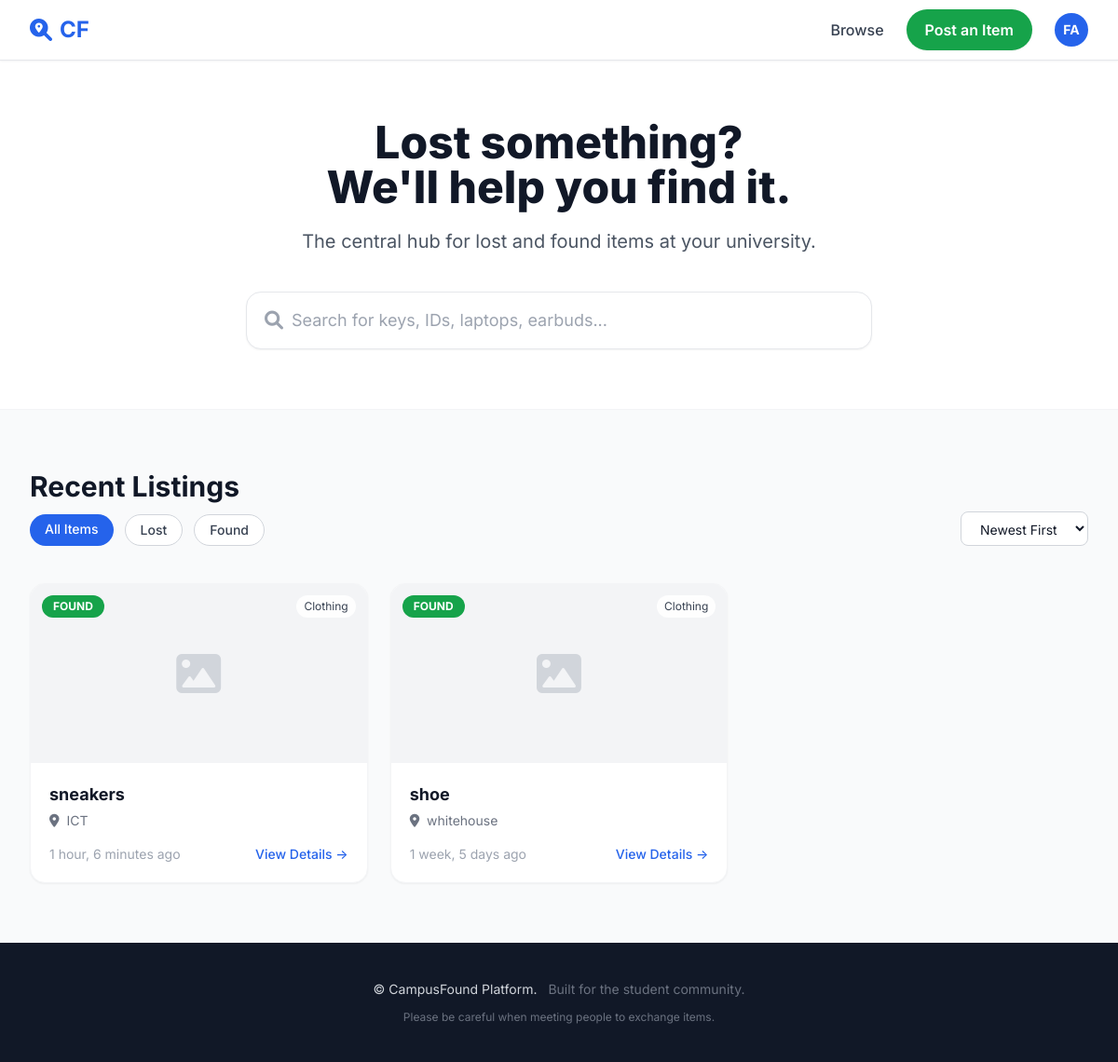
The app's page / (signed in) with its own data.
### accounts/models.py (models this page shows, shortened)
class CustomUser(AbstractUser):
    username = None  # Completely remove username field
    email = models.EmailField(
        _("email address"),
        unique=True,
        max_length=255,
        error_messages={
            "unique": _("A user with that email already exists."),
        },
    )
    full_name = models.CharField(_("full name"), max_length=150, blank=True)
    is_verified_student = models.BooleanField(_("verified student"), default=False)
    objects = CustomUserManager()
    USERNAME_FIELD = "email"
    REQUIRED_FIELDS = []  # No additional required fields
    class Meta:
        verbose_name = _("user")
        verbose_name_plural = _("users")

### items/models.py (models this page shows, shortened)
class Item(models.Model):
    TYPE_CHOICES = (
        ('found', 'Found'),
        ('lost', 'Lost'),
    )
    CATEGORY_CHOICES = (
        ('Electronics', 'Electronics'),
        ('Keys', 'Keys'),
        ('Books', 'Books'),
        ('Clothing', 'Clothing'),
        ('ID/Cards', 'ID/Cards'),
        ('Bags', 'Bags'),
        ('Other', 'Other'),
    )
    CONTACT_PREFERENCE_CHOICES = (
        ('email', 'Email'),
        ('phone', 'Phone'),
        ('chat', 'In-App Chat'),
    )
    STATUS_CHOICES = (
        ('active', 'Active'),
        ('claimed', 'Claimed'),
        ('returned', 'Returned'),
    )
    poster = models.ForeignKey(User, on_delete=models.CASCADE, related_name='items')
    item_type = models.CharField(max_length=10, choices=TYPE_CHOICES)
    title = models.CharField(max_length=200)
    category = models.CharField(
        max_length=50,
        choices=CATEGORY_CHOICES,
        blank=True,
        null=True,
        help_text="Select a category"
    )
    location = models.CharField(
        max_length=200,
        blank=True,
        help_text="Type the location (e.g. Main Library, Science Cafe...)"
    )
    photo = CloudinaryField(
        'image',
        blank=True,
        null=True,
        resource_type='image',
        folder='campusfound/items',
        help_text="Upload photo of the item"
    )
    description = models.TextField(blank=True)
    created_at = models.DateTimeField(auto_now_add=True)
    date_lost = models.DateField(
        blank=True,
        null=True,
        help_text="When did you lose this item?"
    )
    reward_offered = models.CharField(
        max_length=200,
        blank=True,
        help_text="Optional: e.g. '$20 reward' or 'Coffee on me!'"
    )
    contact_preference = models.CharField(
        max_length=20,
        choices=CONTACT_PREFERENCE_CHOICES,
        default='chat',
        blank=True
    )
    verification_question = models.TextField(
        blank=True,
        help_text="Ask a question only the owner would know"
    )
    contact_info = models.CharField(
        max_length=200,
        blank=True,
        help_text="Optional: your email or WhatsApp number (e.g. whatsapp:+2348012345678)"
    )
    status = models.CharField(
        max_length=20,
        choices=STATUS_CHOICES,
        default='active'
    )
    claimed_by = models.ForeignKey(
        User,
        on_delete=models.SET_NULL,
        null=True,
        blank=True,
        related_name='claimed_items',
        help_text="User who claimed this item"
    )
    class Meta:
        ordering = ['-created_at']

### items/views.py (the view, shortened to what this page needs)
# urls.py: path('', views.home, name='home'),
def home(request):
    item_type = request.GET.get('type', 'all')
    search_query = request.GET.get('q', '')
    sort_by = request.GET.get('sort', 'newest')
    items = Item.objects.all()
    if item_type in ['lost', 'found']:
        items = items.filter(item_type=item_type)
    if sort_by == 'oldest':
        items = items.order_by('created_at')
    else:
        items = items.order_by('-created_at')
    return render(request, 'home.html', {
        'title': 'CampusFound | Lost & Found for Students',
        'items': items,
        'current_filter': item_type,
        'search_query': search_query,
        'current_sort': sort_by,
    })

### chats/context_processors.py (called while the page is built)
def unread_messages(request):
    if request.user.is_authenticated:
        conversations = Conversation.objects.filter(
            Q(sender=request.user) | Q(receiver=request.user)
        )
        unread_count = Message.objects.filter(
            conversation__in=conversations,
            is_read=False
        ).exclude(sender=request.user).count()
        return {'unread_messages_count': unread_count}
    return {'unread_messages_count': 0}

### templates/home.html (shortened to what this page needs)
{% extends 'base.html' %}
{% block content %}
    <header class="bg-white py-16 border-b border-gray-100">
        <div class="max-w-7xl mx-auto px-4 sm:px-6 lg:px-8 text-center">
            <h1 class="text-4xl sm:text-5xl font-extrabold text-gray-900 leading-tight">
                Lost something?<br>We'll help you find it.
            </h1>
            <p class="mt-5 text-xl text-gray-600 max-w-3xl mx-auto">
                The central hub for lost and found items at your university.
            </p>
            <form method="get" action="{% url 'items:home' %}" class="mt-10 max-w-2xl mx-auto relative">
                <input type="text"
                       name="q"
                       value="{{ search_query }}"
                       placeholder="Search for keys, IDs, laptops, earbuds..."
                       class="w-full pl-12 pr-5 py-4 rounded-2xl border border-gray-200 focus:ring-2 focus:ring-blue-500 focus:border-blue-500 outline-none shadow-sm text-lg">
                <i class="fa-solid fa-search absolute left-5 top-1/2 -translate-y-1/2 text-gray-400 text-xl"></i>
            </form>
        </div>
    </header>
    <section class="max-w-7xl mx-auto px-4 sm:px-6 lg:px-8 py-16">
        <div class="flex flex-col sm:flex-row sm:items-end justify-between mb-10">
            <div>
                <h2 class="text-2xl sm:text-3xl font-bold text-gray-900">Recent Listings</h2>
                <div class="flex flex-wrap gap-3 mt-3">
                    <a href="{% url 'items:home' %}?sort={{ current_sort }}"
                       class="px-4 py-1.5 {% if current_filter == 'all' %}bg-blue-600 text-white{% else %}bg-white border border-gray-300 text-gray-700 hover:bg-gray-50{% endif %} rounded-full text-sm font-medium transition">
                        All Items
                    </a>
                    <a href="{% url 'items:home' %}?type=lost&sort={{ current_sort }}"
                       class="px-4 py-1.5 {% if current_filter == 'lost' %}bg-blue-600 text-white{% else %}bg-white border border-gray-300 text-gray-700 hover:bg-gray-50{% endif %} rounded-full text-sm font-medium transition">
                        Lost
                    </a>
                    <a href="{% url 'items:home' %}?type=found&sort={{ current_sort }}"
                       class="px-4 py-1.5 {% if current_filter == 'found' %}bg-blue-600 text-white{% else %}bg-white border border-gray-300 text-gray-700 hover:bg-gray-50{% endif %} rounded-full text-sm font-medium transition">
                        Found
                    </a>
                </div>
            </div>
            <form method="get" action="{% url 'items:home' %}">
                <select name="sort"
                        onchange="this.form.submit()"
                        class="mt-4 sm:mt-0 border border-gray-300 rounded-lg px-4 py-2 text-sm bg-white focus:outline-none focus:ring-2 focus:ring-blue-500">
                    <option value="newest" {% if current_sort == 'newest' %}selected{% endif %}>Newest First</option>
                </select>
            </form>
        </div>
        {% if items %}
            <div class="grid grid-cols-1 sm:grid-cols-2 lg:grid-cols-3 xl:grid-cols-4 gap-6">
                {% for item in items %}
                    <a href="{% url 'items:item_detail' item.id %}" class="bg-white rounded-2xl overflow-hidden shadow-sm hover:shadow-md transition border border-gray-100 block">
                        <div class="h-48 bg-gray-100 relative">
                            {% if item.photo %}
                                <img src="{{ item.photo.url }}"
                                     alt="{{ item.title }}"
                                     class="w-full h-full object-cover">
                            {% else %}
                                <div class="w-full h-full flex items-center justify-center">
                                    <i class="fa-solid fa-image text-gray-300 text-5xl"></i>
                                </div>
                            {% endif %}
                            {% if item.item_type == 'lost' %}
                                <span class="absolute top-3 left-3 bg-red-500 text-white text-xs font-bold px-3 py-1 rounded-full">LOST</span>
                            {% else %}
                                <span class="absolute top-3 left-3 bg-green-600 text-white text-xs font-bold px-3 py-1 rounded-full">FOUND</span>
                            {% endif %}
                            {% if item.category %}
                                <span class="absolute top-3 right-3 bg-white/90 text-gray-700 text-xs px-2 py-1 rounded-full">
                                    {{ item.category }}
                                </span>
                            {% endif %}
                        </div>
                        <div class="p-5">
                            <h3 class="font-bold text-lg line-clamp-1">{{ item.title }}</h3>
                            <p class="text-sm text-gray-500 mt-1">
                                <i class="fa-solid fa-location-dot mr-1"></i>
                                {{ item.location|default:"Location not specified" }}
                            </p>
                            <div class="mt-4 flex justify-between items-center text-sm">
                                <span class="text-gray-400">{{ item.created_at|timesince }} ago</span>
                                <span class="text-blue-600 font-medium hover:underline">View Details →</span>
                            </div>
                        </div>
                    </a>
                {% endfor %}
            </div>
        {% endif %}
    </section>
{% endblock %}

### templates/base.html (shortened to what this page needs)
<!DOCTYPE html>
<html lang="en" class="h-full">
<head>
    <script src="https://cdn.tailwindcss.com"></script>
    <link rel="stylesheet" href="https://cdnjs.cloudflare.com/ajax/libs/font-awesome/6.0.0/css/all.min.css">
</head>
<body class="bg-gray-50 text-gray-900 min-h-screen flex flex-col">
    <nav class="bg-white border-b border-gray-200 sticky top-0 z-50 shadow-sm">
        <div class="max-w-7xl mx-auto px-4 sm:px-6 lg:px-8">
            <div class="flex justify-between items-center h-16">
                <a href="{% url 'items:home' %}" class="text-xl sm:text-2xl font-bold text-blue-600 flex items-center gap-2">
                    <i class="fa-solid fa-magnifying-glass-location"></i>
                    <span class="xs:hidden">CF</span>
                </a>
                <div class="flex items-center gap-2 sm:gap-4 lg:gap-6">
                    <a href="{% url 'items:home' %}" class="text-gray-700 hover:text-blue-600 font-medium transition hidden md:block">
                        Browse
                    </a>
                    {% if user.is_authenticated %}
                        <a href="{% url 'items:post_item' %}" class="bg-green-600 text-white px-3 sm:px-5 py-2 sm:py-2.5 rounded-full font-semibold hover:bg-green-700 transition shadow-sm text-xs sm:text-sm lg:text-base">
                            <span class="hidden sm:inline">Post an Item</span>
                        </a>
                        <div class="relative group">
                            <button class="w-8 h-8 sm:w-9 sm:h-9 rounded-full bg-blue-600 flex items-center justify-center text-white font-bold text-xs sm:text-sm cursor-pointer">
                                {{ user.email|slice:":2"|upper }}
                            </button>
                        </div>
                    {% else %}
                        <a href="{% url 'login' %}" class="bg-blue-600 text-white px-3 sm:px-5 py-2 sm:py-2.5 rounded-full font-semibold hover:bg-blue-700 transition shadow-sm text-xs sm:text-sm lg:text-base">
                            Sign In
                        </a>
                    {% endif %}
                </div>
            </div>
        </div>
    </nav>
    <main class="flex-grow">
        {% block content %}
        {% endblock %}
    </main>
    <footer class="bg-gray-900 text-gray-300 py-6 sm:py-10 mt-auto">
        <div class="max-w-7xl mx-auto px-4 sm:px-6 lg:px-8 text-center">
            <p class="text-xs sm:text-sm">
                © {{ 'now'|date:"Y" }} CampusFound Platform.
                <span class="text-gray-500 ml-2 hidden sm:inline">Built for the student community.</span>
            </p>
            <p class="mt-2 sm:mt-3 text-xs text-gray-500">
                Please be careful when meeting people to exchange items.
            </p>
        </div>
    </footer>
</body>
</html>

### templates/base.html (style rules this page uses)
body { font-family: 'Inter', system-ui, -apple-system, sans-serif; }

### records on screen
CustomUser: email "FA"
Item: item_type "FOUND", category "Clothing", title "sneakers", location "ICT", created_at "1 hour, 6 minutes"
Item: item_type "FOUND", category "Clothing", title "shoe", location "whitehouse", created_at "1 week, 5 days"
